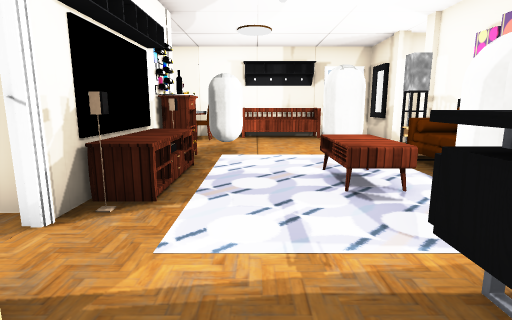
View 1 (above)

18 first-person views from a walk through a Unity game level. The camera is 1.3 m above the floor, tilts 10° down and sees 80° across. The floor is counted in squares, 1 m on a side. Each view is taken from the middle of a square. On the plan, view 1 faces up. The plan holds only what a view shows up to about 14 squares ahead; the rest is blank. Door leaves are left out, so doorways stand open. Some surface patterns are stand-ins.

View 2
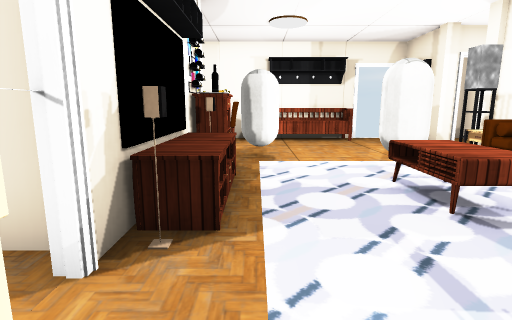

View 3
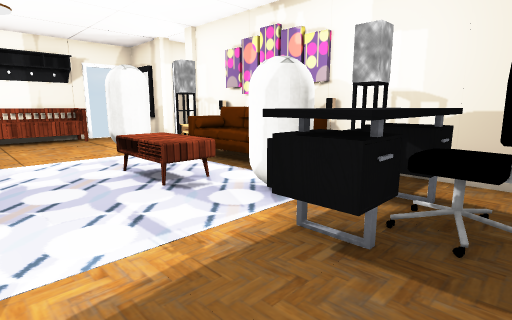

View 4
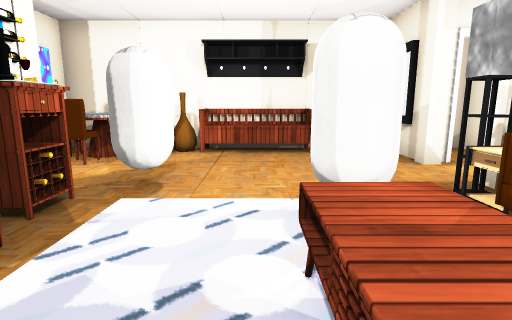

View 5
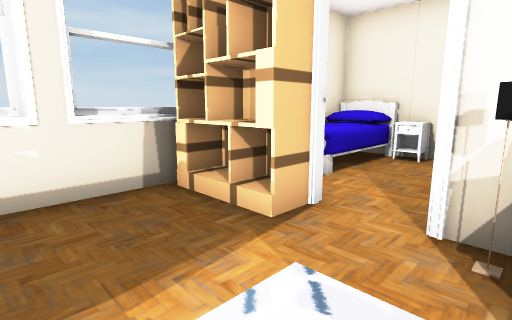

View 6
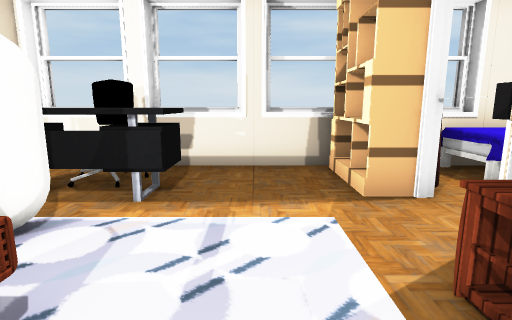

View 7
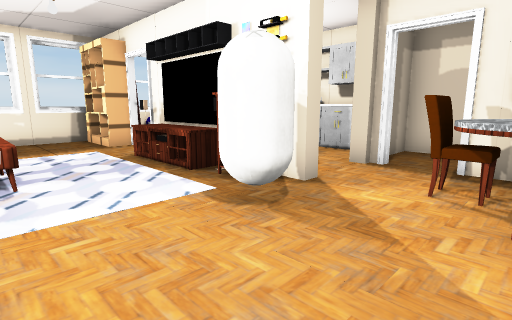

View 8
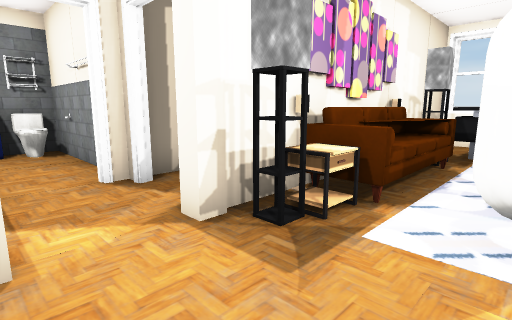

View 9
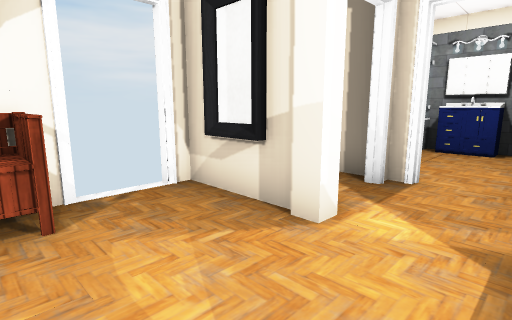

View 10
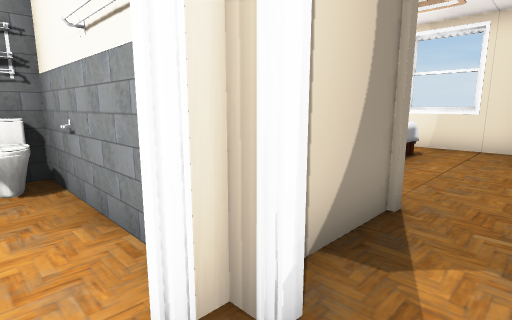

View 11
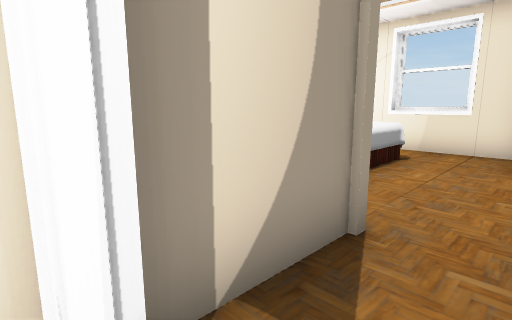

View 12
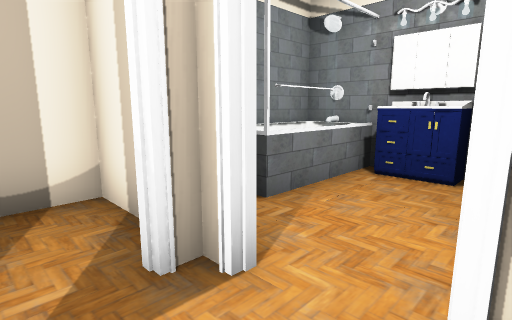

View 13
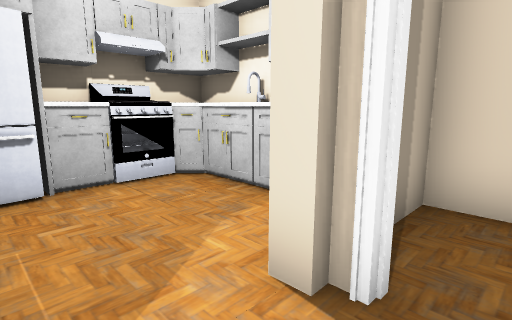

View 14
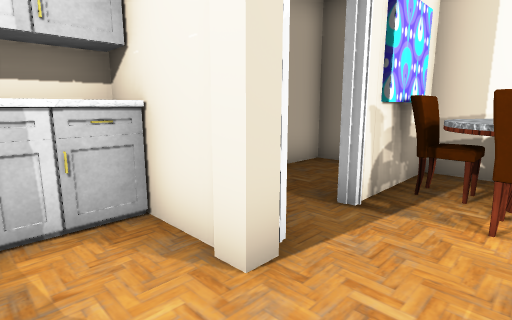

View 15
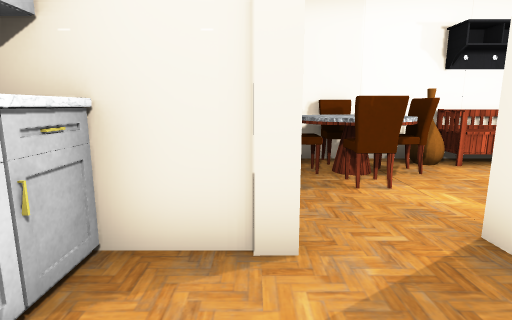

View 16
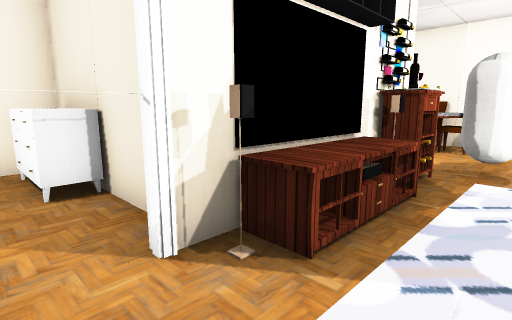

View 17
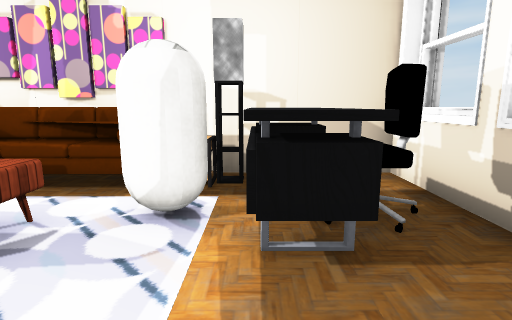

View 18
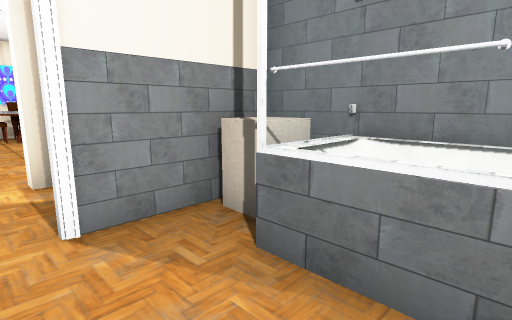

### Floor plan
Key: @ floor where view 1 was taken; # wall or solid block; x gap in a wall; . floor; D open door; = window, fence, low wall or low ledge; ^ raised ledge; T table; B bench; C chair; M mirror; S sofa; A TV; R rug; H shelf; I cabinet; E stove; F fridge; O other object.
Columns run from 7 left of view 1 to 13 right of it. Each row starts with its distance up from view 1.
 14 ##########DD#########
 13 #.#TCTOBBBB.#..OOOO##
 12 #.#CTC......M..##==##
 11 #.#TC.......ODD#...I#
 10 #.D...........DD...I#
  9 ##O..O#.....O.####OO#
  8 ##...O.....T####
  7  #...#.  #.T####
  6  #...TT.TT.S#.OD
  5 ##E#FAT TT.S#...
  4 ##EIITT . .S#...
  3 OOO.x....#RT#...O
  2 #.x.#H..^^^^# ..O
  1 OO#O#H..^CC^# ..O
  0 OOOO H.@..C # .
 -1 ######=#=#########

Positions as (right, up) in squares from view 1, and headings:
1: (0, 0), facing up
2: (-1, 1), facing up
3: (-1, 0), facing up-right
4: (1, 4), facing up
5: (1, 4), facing down-left
6: (0, 6), facing down
7: (2, 12), facing down-left
8: (2, 11), facing down-right
9: (2, 9), facing up-right
10: (6, 10), facing down-right
11: (6, 9), facing down-right
12: (6, 9), facing up-right
13: (-3, 10), facing down-left
14: (-3, 7), facing up-left
15: (-5, 6), facing up
16: (0, 2), facing up-left
17: (-1, 2), facing right
18: (11, 10), facing up-left
